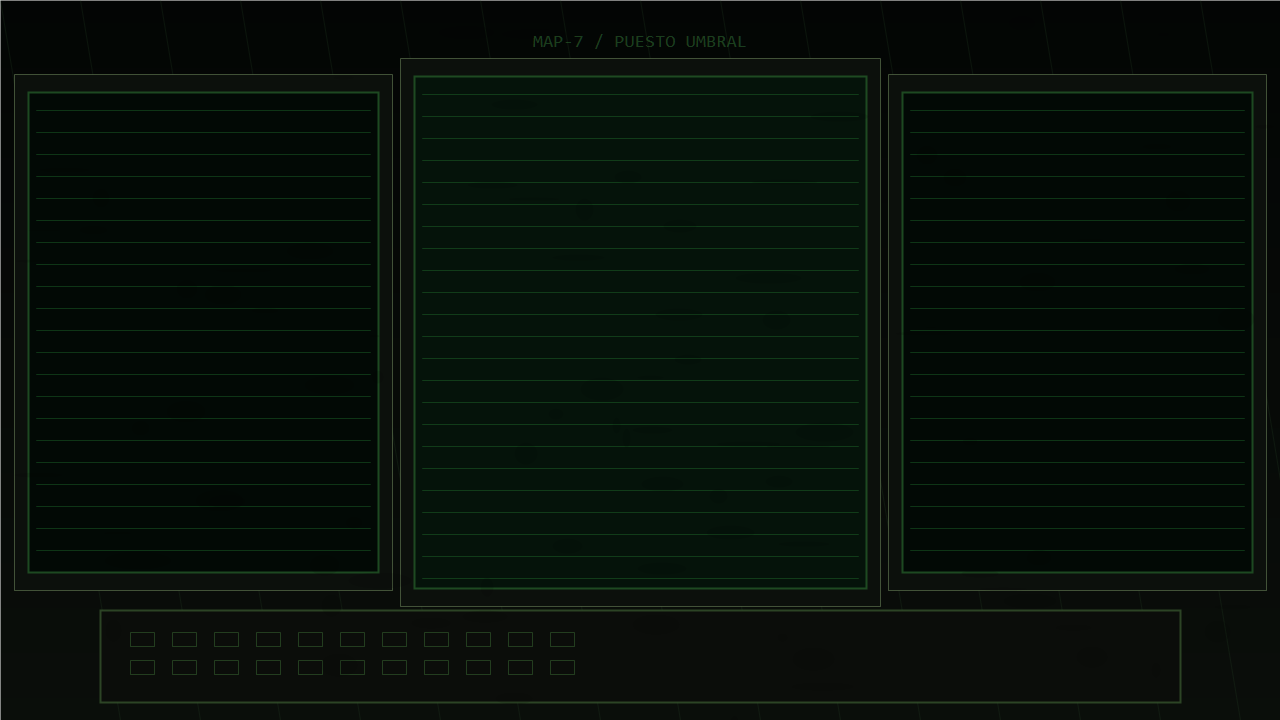
#> input picture game/assets/ui/cockpit/cockpit_three_screens_pc.png, 1280 x 720 px, found by its file name
$ python gen_cockpit_annotated.py
#> lines starting #> are read from the running program, lines starting #| are printed output that depends on the picture
#!/usr/bin/env python3
"""
gen_cockpit_annotated.py — versión anotada del cockpit con rectángulos UI.
Muestra los trapezoides de los monitores + los rectángulos funcionales de UI
para validar que el texto cabe dentro de cada pantalla.
"""

from PIL import Image, ImageDraw
import math

SRC = r"c:\Users\enriq\EL ULTIMO SELLO\game\assets\ui\cockpit\cockpit_three_screens_pc.png"
OUT = r"c:\Users\enriq\EL ULTIMO SELLO\tools\cockpit_paso2_rects.png"

img = Image.open(SRC).convert("RGB")
draw = ImageDraw.Draw(img)

# ── TRAPEZOIDES DE PANTALLA (del gen_cockpit.py) ─────────────────────────────
L_SCREEN = [(30, 68), (353, 104), (353, 530), (30, 555)]
C_SCREEN = [(406, 50), (874, 50), (874, 575), (406, 575)]
R_SCREEN = [(927, 104), (1250, 68), (1250, 555), (927, 530)]

# Borde de los trapezoides en blanco tenue
for scr in [L_SCREEN, C_SCREEN, R_SCREEN]:
    for i in range(4):
        draw.line([scr[i], scr[(i+1)%4]], fill=(60, 90, 60), width=1)

# ── RECTÁNGULOS UI PROPUESTOS (VISUAL_ASSET_PLAN sección 7) ─────────────────
# Ajustados para quedar dentro de los trapezoides con margen seguro
RECTS = {
    "P1 SOLICITANTE":  (24,  88,  24+330,  88+462),   # x, y, x2, y2
    "P2 EXPEDIENTE":   (410, 62,  410+460, 62+513),
    "P3 HERRAMIENTAS": (930, 88,  930+310, 88+442),
    "CONSOLA":         (300, 608, 300+680, 608+72),
}

COLORS = {
    "P1 SOLICITANTE":  (80, 220, 80),
    "P2 EXPEDIENTE":   (80, 180, 220),
    "P3 HERRAMIENTAS": (220, 180, 80),
    "CONSOLA":         (200, 80,  80),
}

for label, (x1, y1, x2, y2) in RECTS.items():
    color = COLORS[label]
    # Rectángulo
    draw.rectangle([x1, y1, x2, y2], outline=color, width=2)
    # Esquinas marcadas
    sz = 6
    for cx, cy in [(x1,y1),(x2,y1),(x2,y2),(x1,y2)]:
        draw.rectangle([cx-sz, cy-sz, cx+sz, cy+sz], fill=color)
    # Label
    draw.rectangle([x1, y1, x1+len(label)*7+8, y1+16], fill=color)
    draw.text((x1+4, y1+2), label, fill=(0, 0, 0))
    # Dimensiones
    w = x2 - x1
    h = y2 - y1
    dim_text = f"{w}x{h}px"
    draw.text((x1+4, y2-16), dim_text, fill=color)

# ── COORDENADAS EN ESQUINAS DE TRAPEZOIDES ───────────────────────────────────
for scr, color in [(L_SCREEN,(50,180,50)),(C_SCREEN,(50,200,200)),(R_SCREEN,(180,180,50))]:
    for px, py in scr:
        draw.ellipse([px-3, py-3, px+3, py+3], fill=color)
        draw.text((px+5, py-8), f"{px},{py}", fill=color)

img.save(OUT)
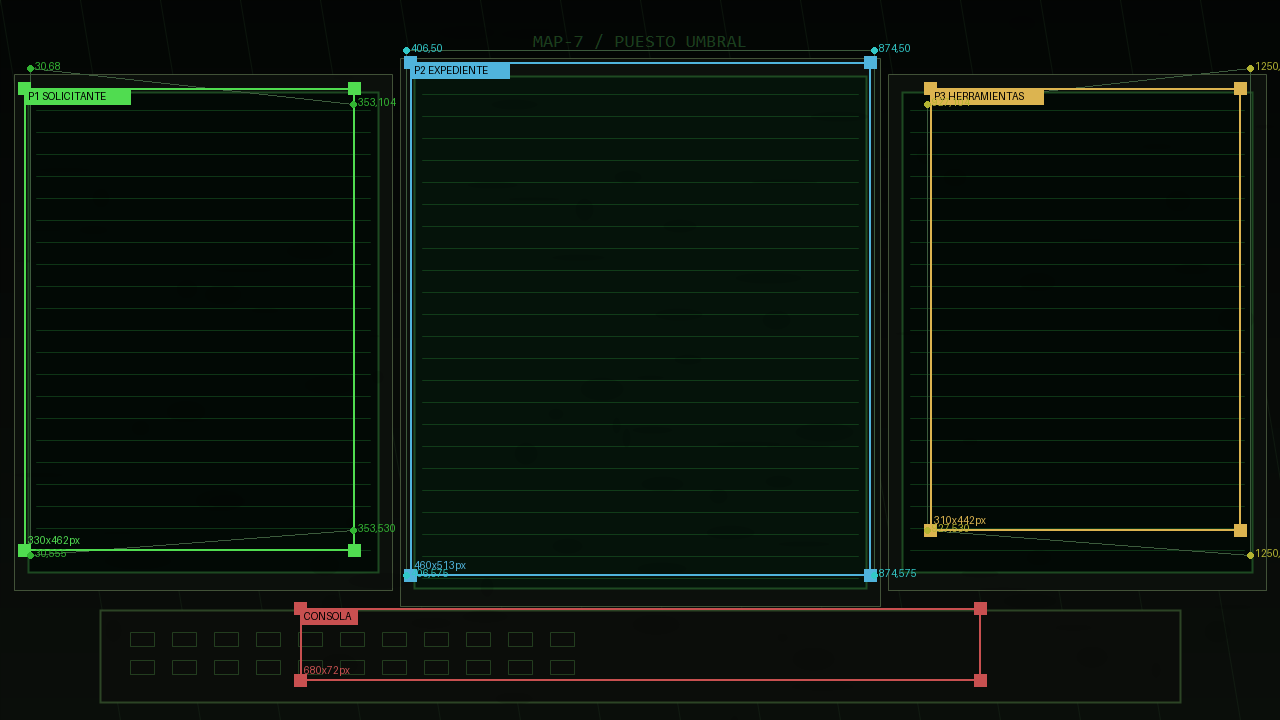
#> saved as cockpit_paso2_rects.png: PIL image 1280x720 RGB; mean R, G, B 9.7, 19, 11.6
print(f"Guardado: {OUT}")
print()
print("Rectángulos UI:")
for label, (x1,y1,x2,y2) in RECTS.items():
    print(f"  {label}: x={x1} y={y1} w={x2-x1} h={y2-y1}")

$ run again, with game/assets/ui/cockpit/cockpit_face_center.png copied over game/assets/ui/cockpit/cockpit_three_screens_pc.png
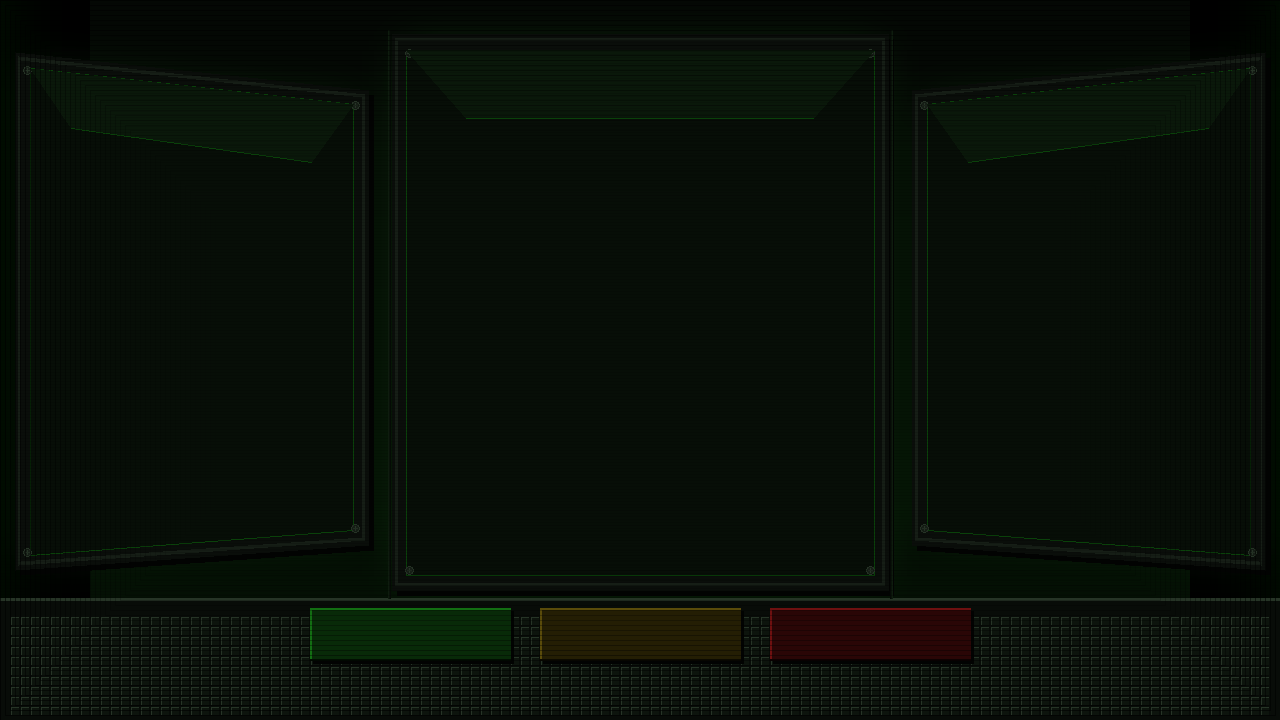
#> input picture game/assets/ui/cockpit/cockpit_face_center.png, 1280 x 720 px, found by its file name
#> img is the input picture: PIL image 1280x720 RGB; mean R, G, B 8.3, 14.9, 7.5
#> `img.save(OUT)`:
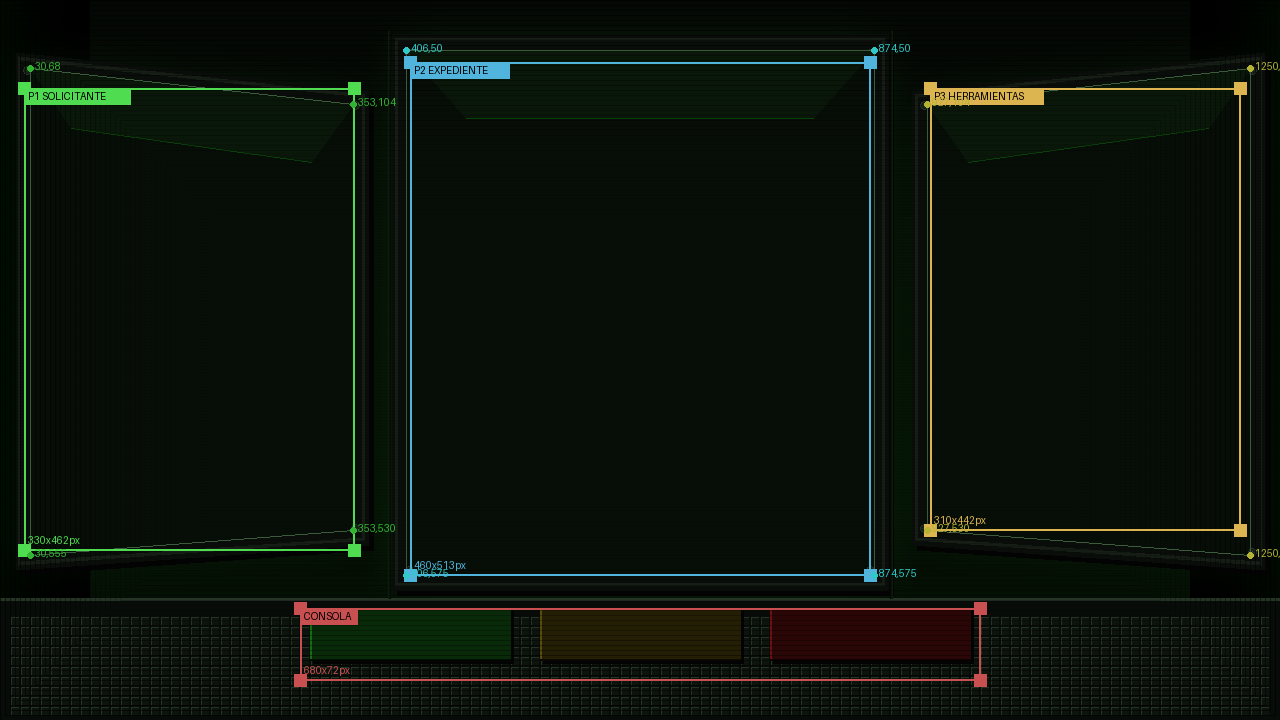
#> saved as cockpit_paso2_rects.png: PIL image 1280x720 RGB; mean R, G, B 11.4, 18.5, 10.3

$ run again, with game/assets/ui/cockpit/cockpit_face_left.png copied over game/assets/ui/cockpit/cockpit_three_screens_pc.png
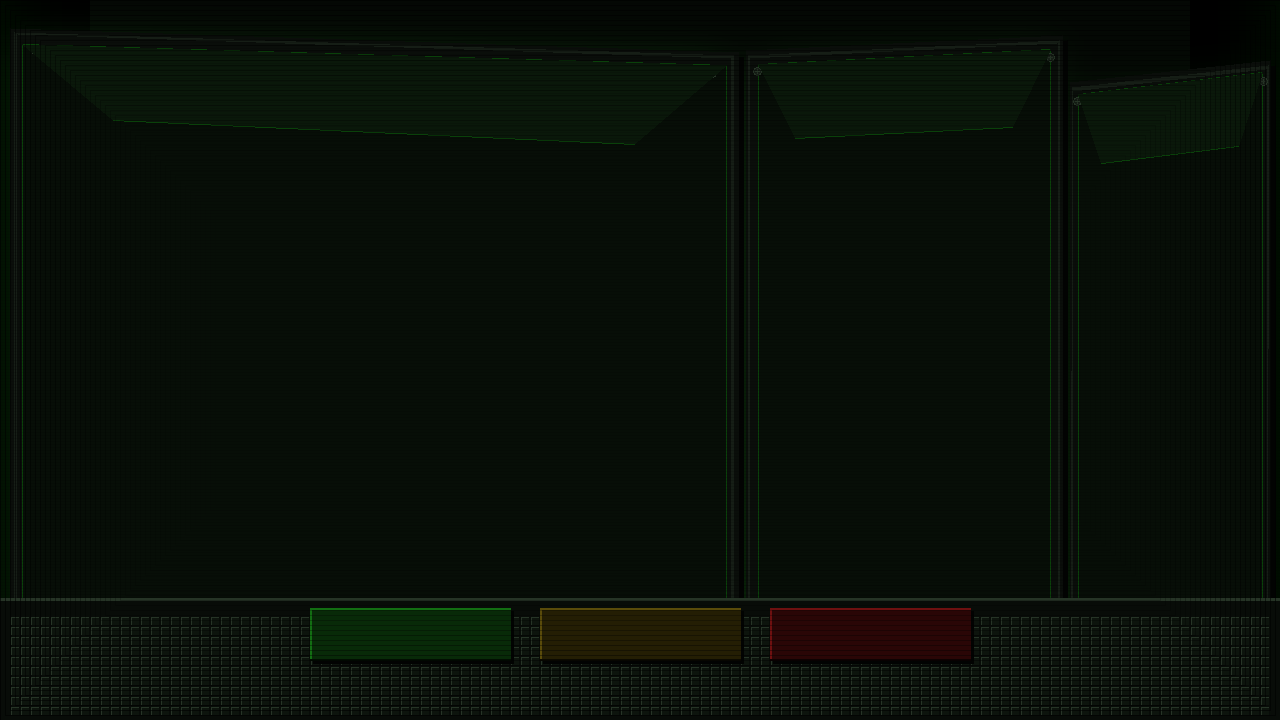
#> input picture game/assets/ui/cockpit/cockpit_face_left.png, 1280 x 720 px, found by its file name
#> img is the input picture: PIL image 1280x720 RGB; mean R, G, B 8.4, 15, 7.6
#> `img.save(OUT)`:
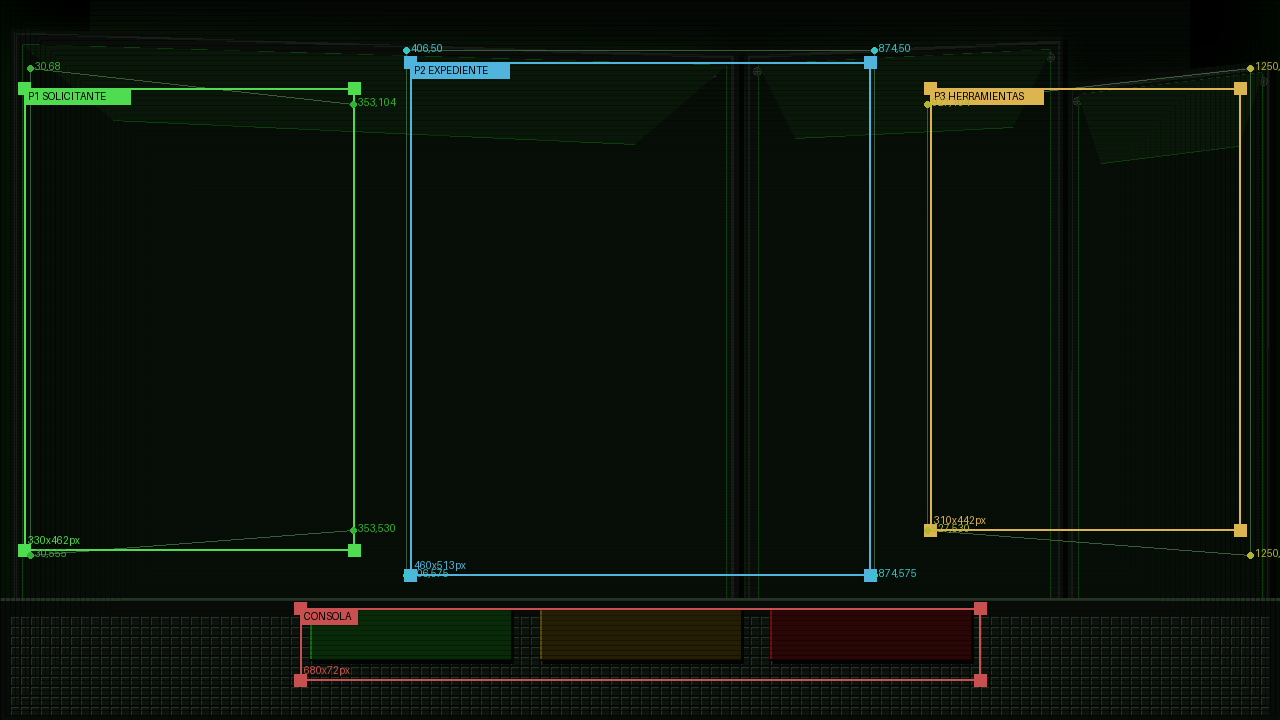
#> saved as cockpit_paso2_rects.png: PIL image 1280x720 RGB; mean R, G, B 11.5, 18.9, 10.4

$ run again, with game/assets/ui/cockpit/cockpit_face_right.png copied over game/assets/ui/cockpit/cockpit_three_screens_pc.png
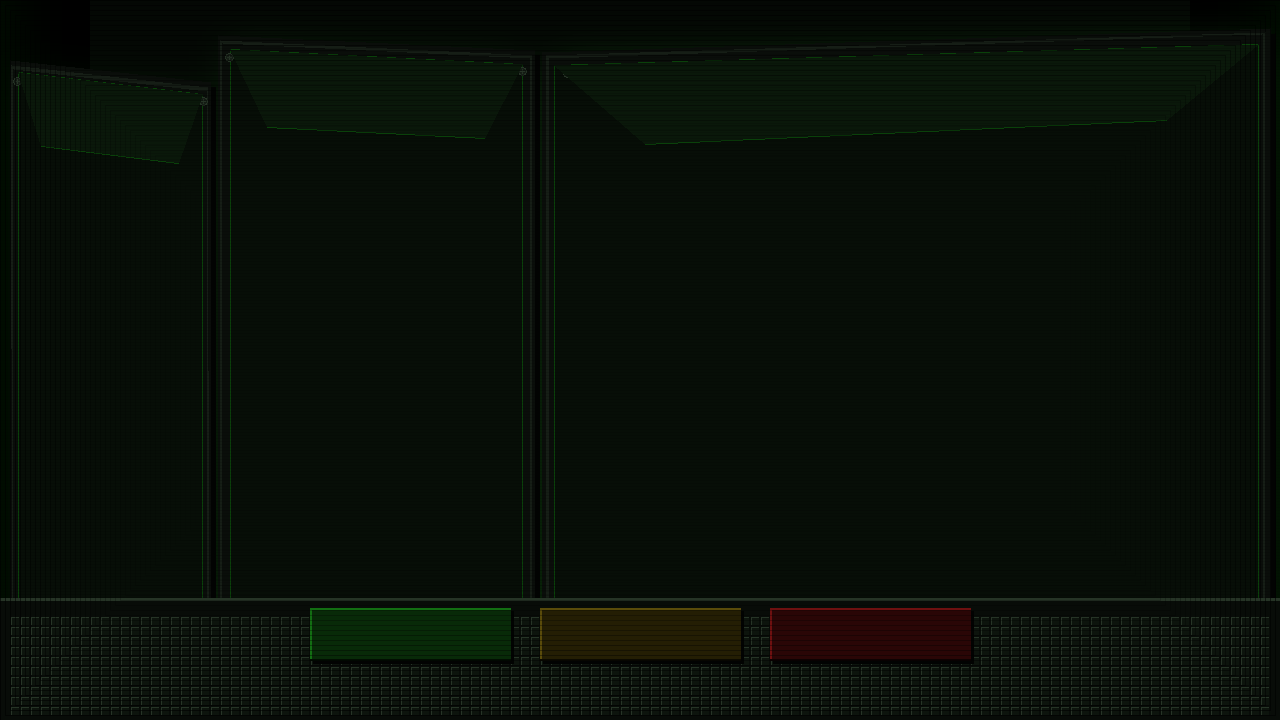
#> input picture game/assets/ui/cockpit/cockpit_face_right.png, 1280 x 720 px, found by its file name
#> img is the input picture: PIL image 1280x720 RGB; mean R, G, B 8.4, 15, 7.6
#> `img.save(OUT)`:
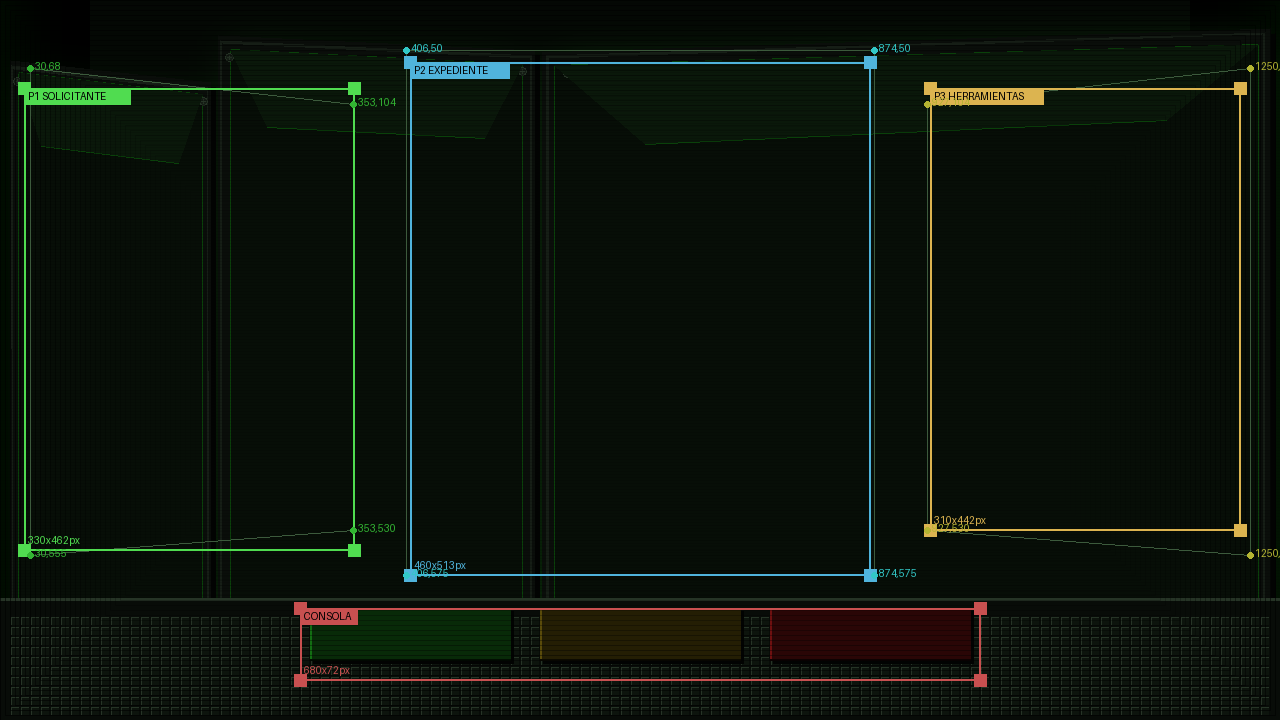
#> saved as cockpit_paso2_rects.png: PIL image 1280x720 RGB; mean R, G, B 11.5, 18.8, 10.4
